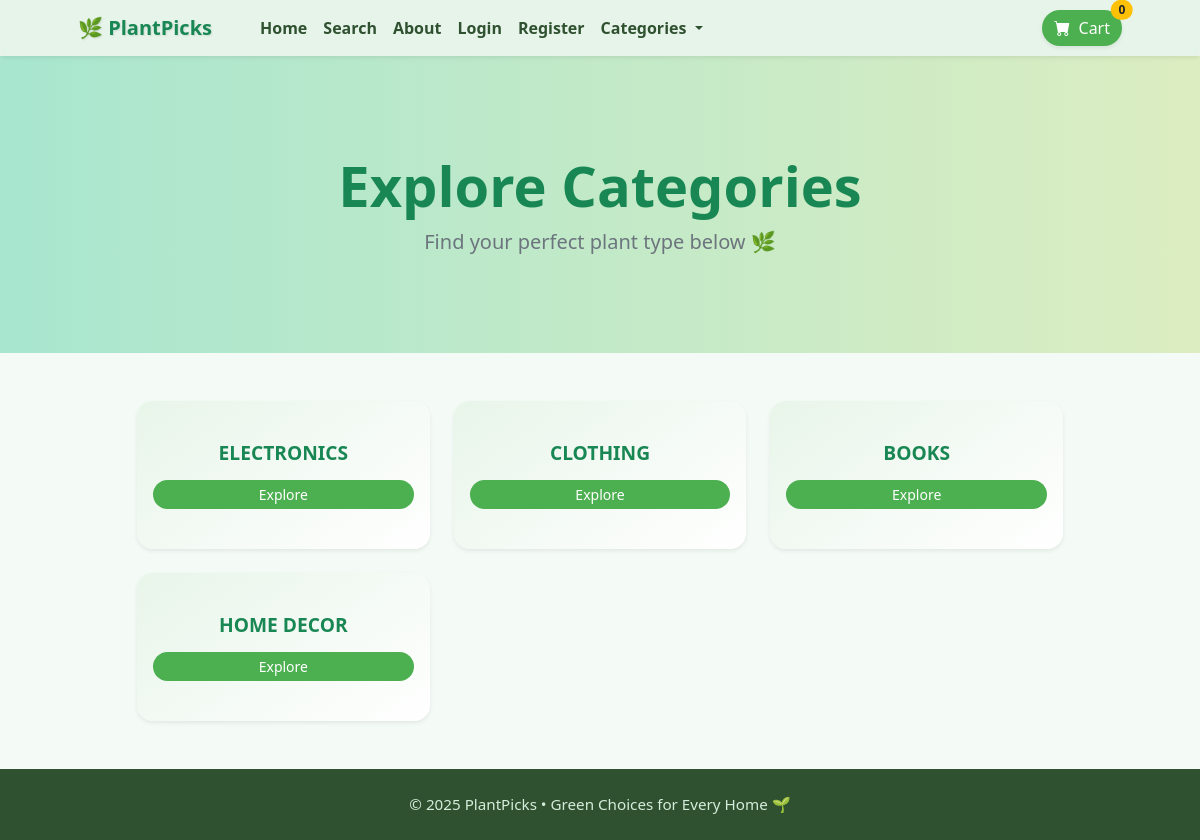
The app's page /category_summary/ with its own data.
### store/models.py (models this page shows)
class Category(models.Model):
    name=models.CharField(max_length=50)
    def __str__(self):
        return self.name
    class Meta:
        verbose_name_plural='categories'

### store/views.py (the view)
# urls.py: path('category_summary/',views.category_summary,name='category_summary'),
def category_summary(request):
    categories=Category.objects.all()
    return render(request,'category_summary.html',{"categories":categories})

### cart/cart.py (called while the page is built)
    def __len__(self):
        return len(self.cart)

### cart/context_processors.py (called while the page is built)
def cart(request):
    return {'cart':Cart(request)}

### store/templates/category_summary.html (shortened to what this page needs)
{% extends 'base.html' %}
{% block content %}
<header class="py-5" style="background: linear-gradient(to right, #a8e6cf, #dcedc1);">
    <div class="container px-4 px-lg-5 my-5">
        <div class="text-center text-success">
            <h1 class="display-4 fw-bold">Explore Categories</h1>
            <p class="lead fw-normal text-muted mb-0">Find your perfect plant type below 🌿</p>
        </div>
    </div>
</header>
<div class="container my-5">
    <div class="row justify-content-center">
        <div class="col-md-10">
            <div class="row row-cols-1 row-cols-md-2 row-cols-lg-3 g-4">
                {% for category in categories %}
                <div class="col">
                    <div class="card h-100 border-0 shadow-sm text-center py-4 plant-card">
                        <div class="card-body d-flex flex-column justify-content-center">
                            <h5 class="card-title mb-3 text-success text-uppercase fw-semibold">{{ category }}</h5>
                            <a href="{% url 'category' category %}" class="btn btn-success btn-sm rounded-pill px-4">Explore</a>
                        </div>
                    </div>
                </div>
                {% endfor %}
            </div>
        </div>
    </div>
</div>
{% endblock %}

### store/templates/base.html (style rules this page uses)
body { background-color: #f4fbf6; font-family: 'Segoe UI', sans-serif; }
.btn-success, .btn-outline-success { background-color: #4caf50; border-color: #4caf50; }

### store/templates/category_summary.html (style rules this page uses)
.plant-card { border-radius: 1rem; transition: transform 0.4s ease, box-shadow 0.4s ease; background: linear-gradient(145deg, #e8f5e9, #ffffff); box-shadow: 0 6px 18px rgba(0, 100, 0, 0.1); }
.card-title { font-size: 1.2rem; }
.btn-success { background-color: #4caf50; border: none; }

### records on screen
Category: name "ELECTRONICS"
Category: name "CLOTHING"
Category: name "BOOKS"
Category: name "HOME DECOR"

### other values on screen
{{ cart|length }} "0"
